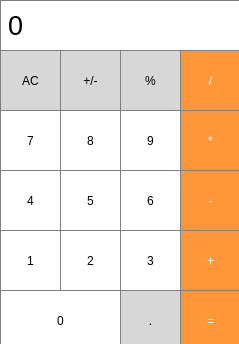
<?xml version="1.0" encoding="UTF-8"?>
<ui version="4.0">
 <class>MainWindow</class>
 <widget class="QMainWindow" name="MainWindow">
  <property name="geometry">
   <rect>
    <x>0</x>
    <y>0</y>
    <width>239</width>
    <height>344</height>
   </rect>
  </property>
  <property name="minimumSize">
   <size>
    <width>239</width>
    <height>344</height>
   </size>
  </property>
  <property name="maximumSize">
   <size>
    <width>239</width>
    <height>344</height>
   </size>
  </property>
  <property name="windowTitle">
   <string>MainWindow</string>
  </property>
  <widget class="QWidget" name="centralwidget">
   <widget class="QLabel" name="result_show">
    <property name="geometry">
     <rect>
      <x>0</x>
      <y>0</y>
      <width>241</width>
      <height>51</height>
     </rect>
    </property>
    <property name="font">
     <font>
      <pointsize>20</pointsize>
     </font>
    </property>
    <property name="styleSheet">
     <string notr="true">QLabel {
background-color : white;
  qproperty-alignment: 'AlignVCenter | AlignRight';
  border: 1px solid gray;
}

</string>
    </property>
    <property name="text">
     <string>0</string>
    </property>
   </widget>
   <widget class="QPushButton" name="pushButton_ac">
    <property name="geometry">
     <rect>
      <x>0</x>
      <y>50</y>
      <width>61</width>
      <height>61</height>
     </rect>
    </property>
    <property name="styleSheet">
     <string notr="true">QPushButton {
  background-color: rgb(215, 215, 215);
  border: 1px solid gray;
}
QPushButton:pressed {
    background-color: qlineargradient(x1: 0, y1: 0, x2: 0, y2: 1,
                                      stop: 0 #BEBEBE, stop: 1 #D7D7D7);
}</string>
    </property>
    <property name="text">
     <string>AC</string>
    </property>
   </widget>
   <widget class="QPushButton" name="pushButton_procent">
    <property name="geometry">
     <rect>
      <x>120</x>
      <y>50</y>
      <width>61</width>
      <height>61</height>
     </rect>
    </property>
    <property name="styleSheet">
     <string notr="true">QPushButton {
  background-color: rgb(215, 215, 215);
  border: 1px solid gray;
}
QPushButton:pressed {
    background-color: qlineargradient(x1: 0, y1: 0, x2: 0, y2: 1,
                                      stop: 0 #BEBEBE, stop: 1 #D7D7D7);
}</string>
    </property>
    <property name="text">
     <string>%</string>
    </property>
   </widget>
   <widget class="QPushButton" name="pushButton_plusminus">
    <property name="geometry">
     <rect>
      <x>60</x>
      <y>50</y>
      <width>61</width>
      <height>61</height>
     </rect>
    </property>
    <property name="styleSheet">
     <string notr="true">QPushButton {
  background-color: rgb(215, 215, 215);
  border: 1px solid gray;
}
QPushButton:pressed {
    background-color: qlineargradient(x1: 0, y1: 0, x2: 0, y2: 1,
                                      stop: 0 #BEBEBE, stop: 1 #D7D7D7);
}</string>
    </property>
    <property name="text">
     <string>+/-</string>
    </property>
   </widget>
   <widget class="QPushButton" name="pushButton_9">
    <property name="geometry">
     <rect>
      <x>120</x>
      <y>110</y>
      <width>61</width>
      <height>61</height>
     </rect>
    </property>
    <property name="styleSheet">
     <string notr="true">
QPushButton {
background-color: white;
   border: 1px solid gray;
  
}
QPushButton:pressed {
    background-color: qlineargradient(x1: 0, y1: 0, x2: 0, y2: 1,
                                      stop: 0 #dadbde, stop: 1 #f6f7fa);
}
 </string>
    </property>
    <property name="text">
     <string>9</string>
    </property>
   </widget>
   <widget class="QPushButton" name="pushButton_8">
    <property name="geometry">
     <rect>
      <x>60</x>
      <y>110</y>
      <width>61</width>
      <height>61</height>
     </rect>
    </property>
    <property name="styleSheet">
     <string notr="true">
QPushButton {
background-color: white;
   border: 1px solid gray;
  
}
QPushButton:pressed {
    background-color: qlineargradient(x1: 0, y1: 0, x2: 0, y2: 1,
                                      stop: 0 #dadbde, stop: 1 #f6f7fa);
}
 </string>
    </property>
    <property name="text">
     <string>8</string>
    </property>
   </widget>
   <widget class="QPushButton" name="pushButton_7">
    <property name="geometry">
     <rect>
      <x>0</x>
      <y>110</y>
      <width>61</width>
      <height>61</height>
     </rect>
    </property>
    <property name="styleSheet">
     <string notr="true">
QPushButton {
background-color: white;
   border: 1px solid gray;
  
}
QPushButton:pressed {
    background-color: qlineargradient(x1: 0, y1: 0, x2: 0, y2: 1,
                                      stop: 0 #dadbde, stop: 1 #f6f7fa);
}
 </string>
    </property>
    <property name="text">
     <string>7</string>
    </property>
   </widget>
   <widget class="QPushButton" name="pushButton_6">
    <property name="geometry">
     <rect>
      <x>120</x>
      <y>170</y>
      <width>61</width>
      <height>61</height>
     </rect>
    </property>
    <property name="styleSheet">
     <string notr="true">
QPushButton {
background-color: white;
   border: 1px solid gray;
  
}
QPushButton:pressed {
    background-color: qlineargradient(x1: 0, y1: 0, x2: 0, y2: 1,
                                      stop: 0 #dadbde, stop: 1 #f6f7fa);
}
 </string>
    </property>
    <property name="text">
     <string>6</string>
    </property>
   </widget>
   <widget class="QPushButton" name="pushButton_5">
    <property name="geometry">
     <rect>
      <x>60</x>
      <y>170</y>
      <width>61</width>
      <height>61</height>
     </rect>
    </property>
    <property name="styleSheet">
     <string notr="true">
QPushButton {
background-color: white;
   border: 1px solid gray;
  
}
QPushButton:pressed {
    background-color: qlineargradient(x1: 0, y1: 0, x2: 0, y2: 1,
                                      stop: 0 #dadbde, stop: 1 #f6f7fa);
}
 </string>
    </property>
    <property name="text">
     <string>5</string>
    </property>
   </widget>
   <widget class="QPushButton" name="pushButton_4">
    <property name="geometry">
     <rect>
      <x>0</x>
      <y>170</y>
      <width>61</width>
      <height>61</height>
     </rect>
    </property>
    <property name="styleSheet">
     <string notr="true">
QPushButton {
background-color: white;
   border: 1px solid gray;
  
}
QPushButton:pressed {
    background-color: qlineargradient(x1: 0, y1: 0, x2: 0, y2: 1,
                                      stop: 0 #dadbde, stop: 1 #f6f7fa);
}
 </string>
    </property>
    <property name="text">
     <string>4</string>
    </property>
   </widget>
   <widget class="QPushButton" name="pushButton_3">
    <property name="geometry">
     <rect>
      <x>120</x>
      <y>230</y>
      <width>61</width>
      <height>61</height>
     </rect>
    </property>
    <property name="styleSheet">
     <string notr="true">
QPushButton {
background-color: white;
   border: 1px solid gray;
  
}
QPushButton:pressed {
    background-color: qlineargradient(x1: 0, y1: 0, x2: 0, y2: 1,
                                      stop: 0 #dadbde, stop: 1 #f6f7fa);
}
 </string>
    </property>
    <property name="text">
     <string>3</string>
    </property>
   </widget>
   <widget class="QPushButton" name="pushButton_2">
    <property name="geometry">
     <rect>
      <x>60</x>
      <y>230</y>
      <width>61</width>
      <height>61</height>
     </rect>
    </property>
    <property name="styleSheet">
     <string notr="true">
QPushButton {
background-color: white;
   border: 1px solid gray;
  
}
QPushButton:pressed {
    background-color: qlineargradient(x1: 0, y1: 0, x2: 0, y2: 1,
                                      stop: 0 #dadbde, stop: 1 #f6f7fa);
}
 </string>
    </property>
    <property name="text">
     <string>2</string>
    </property>
   </widget>
   <widget class="QPushButton" name="pushButton_1">
    <property name="geometry">
     <rect>
      <x>0</x>
      <y>230</y>
      <width>61</width>
      <height>61</height>
     </rect>
    </property>
    <property name="styleSheet">
     <string notr="true">
QPushButton {
background-color: white;
   border: 1px solid gray;
  
}
QPushButton:pressed {
    background-color: qlineargradient(x1: 0, y1: 0, x2: 0, y2: 1,
                                      stop: 0 #dadbde, stop: 1 #f6f7fa);
}
 </string>
    </property>
    <property name="text">
     <string>1</string>
    </property>
   </widget>
   <widget class="QPushButton" name="pushButton_dot">
    <property name="geometry">
     <rect>
      <x>120</x>
      <y>290</y>
      <width>61</width>
      <height>61</height>
     </rect>
    </property>
    <property name="styleSheet">
     <string notr="true">QPushButton {
  background-color: rgb(215, 215, 215);
  border: 1px solid gray;
}
QPushButton:pressed {
    background-color: qlineargradient(x1: 0, y1: 0, x2: 0, y2: 1,
                                      stop: 0 #BEBEBE, stop: 1 #D7D7D7);
}</string>
    </property>
    <property name="text">
     <string>.</string>
    </property>
   </widget>
   <widget class="QPushButton" name="pushButton_0">
    <property name="geometry">
     <rect>
      <x>0</x>
      <y>290</y>
      <width>121</width>
      <height>61</height>
     </rect>
    </property>
    <property name="styleSheet">
     <string notr="true">
QPushButton {
background-color: white;
   border: 1px solid gray;
  
}
QPushButton:pressed {
    background-color: qlineargradient(x1: 0, y1: 0, x2: 0, y2: 1,
                                      stop: 0 #dadbde, stop: 1 #f6f7fa);
}
 </string>
    </property>
    <property name="text">
     <string>0</string>
    </property>
   </widget>
   <widget class="QPushButton" name="pushButton_div">
    <property name="geometry">
     <rect>
      <x>180</x>
      <y>50</y>
      <width>61</width>
      <height>61</height>
     </rect>
    </property>
    <property name="styleSheet">
     <string notr="true">QPushButton {
  background-color: rgb(255, 151, 57);
  color: white; 
  border: 1px solid gray;
}
QPushButton:pressed {
    background-color: qlineargradient(x1: 0, y1: 0, x2: 0, y2: 1,
                                      stop: 0 #FF7832, stop: 1 #FF9739);
}</string>
    </property>
    <property name="text">
     <string>/</string>
    </property>
   </widget>
   <widget class="QPushButton" name="pushButton_mult">
    <property name="geometry">
     <rect>
      <x>180</x>
      <y>110</y>
      <width>61</width>
      <height>61</height>
     </rect>
    </property>
    <property name="styleSheet">
     <string notr="true">QPushButton {
  background-color: rgb(255, 151, 57);
  color: white; 
  border: 1px solid gray;
}
QPushButton:pressed {
    background-color: qlineargradient(x1: 0, y1: 0, x2: 0, y2: 1,
                                      stop: 0 #FF7832, stop: 1 #FF9739);
}</string>
    </property>
    <property name="text">
     <string>*</string>
    </property>
   </widget>
   <widget class="QPushButton" name="pushButton_minus">
    <property name="geometry">
     <rect>
      <x>180</x>
      <y>170</y>
      <width>61</width>
      <height>61</height>
     </rect>
    </property>
    <property name="styleSheet">
     <string notr="true">QPushButton {
  background-color: rgb(255, 151, 57);
  color: white; 
  border: 1px solid gray;
}
QPushButton:pressed {
    background-color: qlineargradient(x1: 0, y1: 0, x2: 0, y2: 1,
                                      stop: 0 #FF7832, stop: 1 #FF9739);
}</string>
    </property>
    <property name="text">
     <string>-</string>
    </property>
   </widget>
   <widget class="QPushButton" name="pushButton_equel">
    <property name="geometry">
     <rect>
      <x>180</x>
      <y>290</y>
      <width>61</width>
      <height>61</height>
     </rect>
    </property>
    <property name="styleSheet">
     <string notr="true">QPushButton {
  background-color: rgb(255, 151, 57);
  color: white; 
  border: 1px solid gray;
}
QPushButton:pressed {
    background-color: qlineargradient(x1: 0, y1: 0, x2: 0, y2: 1,
                                      stop: 0 #FF7832, stop: 1 #FF9739);
}</string>
    </property>
    <property name="text">
     <string>=</string>
    </property>
   </widget>
   <widget class="QPushButton" name="pushButton_plus">
    <property name="geometry">
     <rect>
      <x>180</x>
      <y>230</y>
      <width>61</width>
      <height>61</height>
     </rect>
    </property>
    <property name="styleSheet">
     <string notr="true">QPushButton {
  background-color: rgb(255, 151, 57);
  color: white; 
  border: 1px solid gray;
}
QPushButton:pressed {
    background-color: qlineargradient(x1: 0, y1: 0, x2: 0, y2: 1,
                                      stop: 0 #FF7832, stop: 1 #FF9739);
}</string>
    </property>
    <property name="text">
     <string>+</string>
    </property>
   </widget>
  </widget>
 </widget>
 <resources/>
 <connections/>
</ui>
